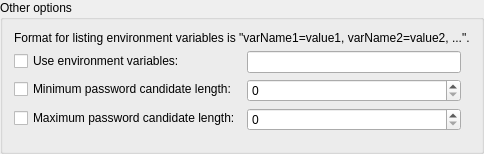
             <widget class="QGroupBox" name="otherOptionsGroupBox">
              <property name="title">
               <string>Other options</string>
              </property>
              <layout class="QVBoxLayout" name="verticalLayout_13">
               <item>
                <widget class="QLabel" name="label_instructionEnvironmentVar">
                 <property name="text">
                  <string>Format for listing environment variables is &quot;varName1=value1, varName2=value2, ...&quot;.</string>
                 </property>
                 <property name="margin">
                  <number>0</number>
                 </property>
                </widget>
               </item>
               <item>
                <widget class="QWidget" name="widget_EnvironmentVar" native="true">
                 <layout class="QFormLayout" name="formLayout_8">
                  <property name="leftMargin">
                   <number>0</number>
                  </property>
                  <property name="topMargin">
                   <number>0</number>
                  </property>
                  <item row="0" column="0">
                   <widget class="QCheckBox" name="checkBox_EnvironmentVar">
                    <property name="sizePolicy">
                     <sizepolicy hsizetype="Preferred" vsizetype="Fixed">
                      <horstretch>0</horstretch>
                      <verstretch>0</verstretch>
                     </sizepolicy>
                    </property>
                    <property name="text">
                     <string>Use environment variables:</string>
                    </property>
                   </widget>
                  </item>
                  <item row="0" column="1">
                   <widget class="QLineEdit" name="lineEdit_EnvironmentVar">
                    <property name="sizePolicy">
                     <sizepolicy hsizetype="Preferred" vsizetype="Fixed">
                      <horstretch>0</horstretch>
                      <verstretch>0</verstretch>
                     </sizepolicy>
                    </property>
                   </widget>
                  </item>
                  <item row="2" column="0">
                   <widget class="QCheckBox" name="checkBoxMinCandidateLength">
                    <property name="text">
                     <string>Minimum password candidate length:</string>
                    </property>
                   </widget>
                  </item>
                  <item row="2" column="1">
                   <widget class="QSpinBox" name="spinBoxMinCandidateLength"/>
                  </item>
                  <item row="3" column="0">
                   <widget class="QCheckBox" name="checkBoxMaxCandidateLength">
                    <property name="text">
                     <string>Maximum password candidate length:</string>
                    </property>
                   </widget>
                  </item>
                  <item row="3" column="1">
                   <widget class="QSpinBox" name="spinBoxMaxCandidateLength"/>
                  </item>
                 </layout>
                </widget>
               </item>
              </layout>
             </widget>
